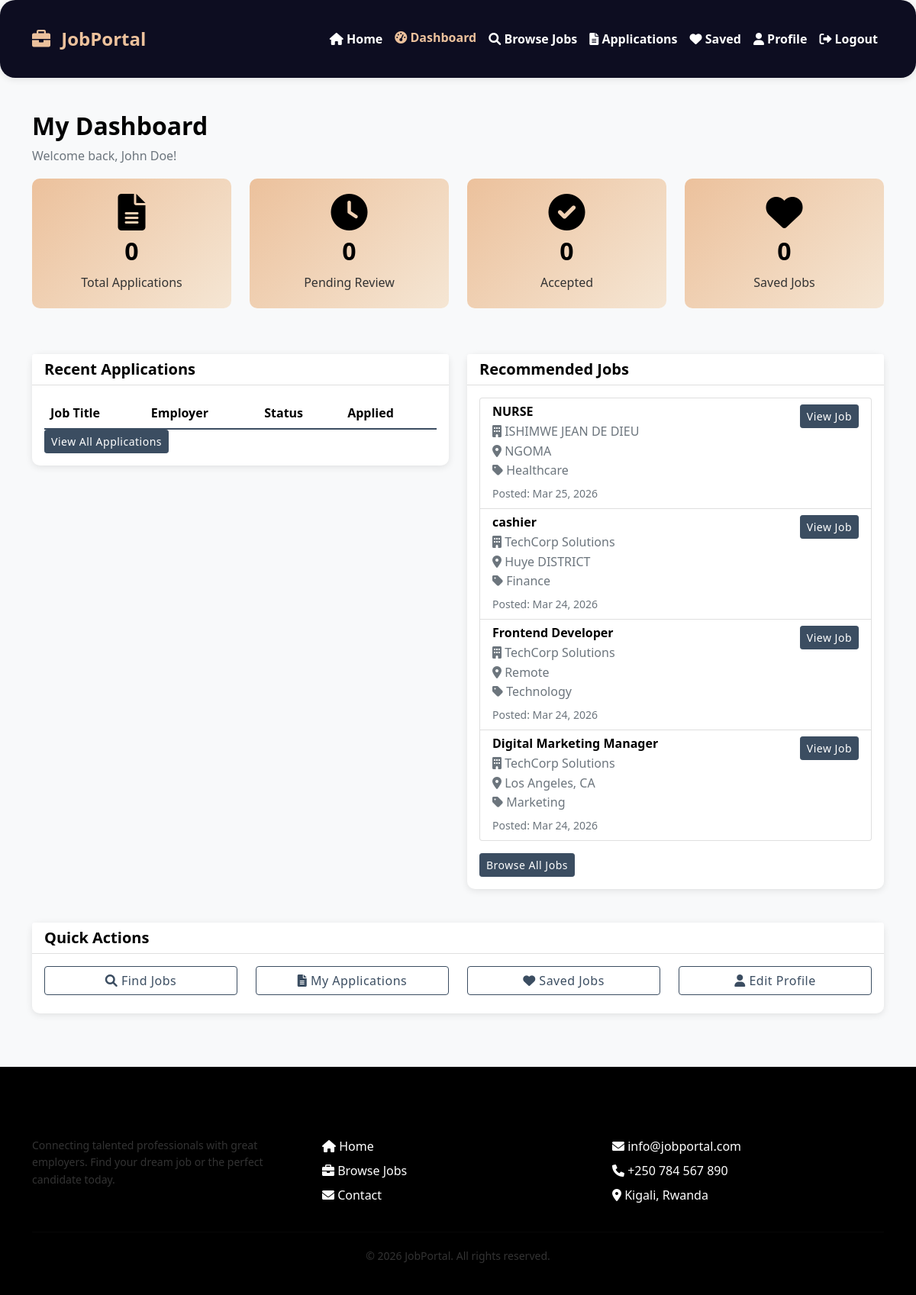
Screenshot of /applicant/dashboard.php (signed in) with the database file from the repository.
### tables this page shows
CREATE TABLE `jobs` (
  `id` int(11) NOT NULL AUTO_INCREMENT,
  `employer_id` int(11) NOT NULL,
  `category_id` int(11) DEFAULT NULL,
  `title` varchar(100) NOT NULL,
  `description` text NOT NULL,
  `requirements` text NOT NULL,
  `salary` varchar(50) DEFAULT NULL,
  `location` varchar(100) DEFAULT NULL,
  `job_type` enum('full-time','part-time','contract','internship') DEFAULT 'full-time',
  `experience_level` enum('entry','mid','senior','lead') DEFAULT 'entry',
  `status` enum('open','closed','pending') DEFAULT 'pending',
  `start_date` date DEFAULT NULL,
  `end_date` date DEFAULT NULL,
  `created_at` timestamp NOT NULL DEFAULT current_timestamp(),
  `updated_at` timestamp NOT NULL DEFAULT current_timestamp() ON UPDATE current_timestamp(),
  PRIMARY KEY (`id`),
  KEY `employer_id` (`employer_id`),
  KEY `category_id` (`category_id`)
);

CREATE TABLE `users` (
  `id` int(11) NOT NULL AUTO_INCREMENT,
  `username` varchar(50) NOT NULL,
  `email` varchar(100) NOT NULL,
  `password` varchar(255) NOT NULL,
  `full_name` varchar(100) NOT NULL,
  `role` enum('admin','employer','applicant') DEFAULT 'applicant',
  `status` enum('active','inactive') DEFAULT 'active',
  `profile_image` varchar(255) DEFAULT NULL,
  `phone` varchar(20) DEFAULT NULL,
  `address` text DEFAULT NULL,
  `created_at` timestamp NOT NULL DEFAULT current_timestamp(),
  `updated_at` timestamp NOT NULL DEFAULT current_timestamp() ON UPDATE current_timestamp(),
  PRIMARY KEY (`id`),
  UNIQUE KEY `username` (`username`),
  UNIQUE KEY `email` (`email`)
);

CREATE TABLE `categories` (
  `id` int(11) NOT NULL AUTO_INCREMENT,
  `name` varchar(50) NOT NULL,
  `description` text DEFAULT NULL,
  `status` enum('active','inactive') DEFAULT 'active',
  `created_at` timestamp NOT NULL DEFAULT current_timestamp(),
  PRIMARY KEY (`id`),
  UNIQUE KEY `name` (`name`)
);

### applicant/dashboard.php (the view, shortened to what this page needs)
<?php
require_once '../includes/header.php';
$database = new Database();
$db = $database->getConnection();
$user_id = $_SESSION['user_id'];
$stats = [];
$query = "SELECT COUNT(*) as total FROM applications WHERE applicant_id = :user_id";
$stmt = $db->prepare($query);
$stmt->bindParam(':user_id', $user_id);
$stmt->execute();
$stats['total_applications'] = $stmt->fetch(PDO::FETCH_ASSOC)['total'];
$query = "SELECT COUNT(*) as total FROM applications
          WHERE applicant_id = :user_id AND status = 'pending'";
$stmt = $db->prepare($query);
$stmt->bindParam(':user_id', $user_id);
$stmt->execute();
$stats['pending_applications'] = $stmt->fetch(PDO::FETCH_ASSOC)['total'];
$query = "SELECT COUNT(*) as total FROM applications
          WHERE applicant_id = :user_id AND status = 'accepted'";
$stmt = $db->prepare($query);
$stmt->bindParam(':user_id', $user_id);
$stmt->execute();
$stats['accepted_applications'] = $stmt->fetch(PDO::FETCH_ASSOC)['total'];
$query = "SELECT COUNT(*) as total FROM saved_jobs WHERE user_id = :user_id";
$stmt = $db->prepare($query);
$stmt->bindParam(':user_id', $user_id);
$stmt->execute();
$stats['saved_jobs'] = $stmt->fetch(PDO::FETCH_ASSOC)['total'];
$query = "SELECT j.*, c.name as category_name, u.full_name as employer_name
          FROM jobs j
          JOIN categories c ON j.category_id = c.id
          JOIN users u ON j.employer_id = u.id
          WHERE j.status = 'open'
          ORDER BY j.created_at DESC LIMIT 5";
$stmt = $db->prepare($query);
$stmt->execute();
$recommended_jobs = $stmt->fetchAll(PDO::FETCH_ASSOC);
?>
<div class="container mt-4">
    <h2>My Dashboard</h2>
    <p class="text-muted">Welcome back, <?php echo $_SESSION['full_name']; ?>!</p>
    <div class="row mb-4">
        <div class="col-md-3 mb-3">
            <div class="stat-card">
                <i class="fas fa-file-alt fa-3x mb-2"></i>
                <h3><?php echo $stats['total_applications']; ?></h3>
                <p class="mb-0">Total Applications</p>
            </div>
        </div>
        <div class="col-md-3 mb-3">
            <div class="stat-card">
                <i class="fas fa-clock fa-3x mb-2"></i>
                <h3><?php echo $stats['pending_applications']; ?></h3>
                <p class="mb-0">Pending Review</p>
            </div>
        </div>
        <div class="col-md-3 mb-3">
            <div class="stat-card">
                <i class="fas fa-check-circle fa-3x mb-2"></i>
                <h3><?php echo $stats['accepted_applications']; ?></h3>
                <p class="mb-0">Accepted</p>
            </div>
        </div>
        <div class="col-md-3 mb-3">
            <div class="stat-card">
                <i class="fas fa-heart fa-3x mb-2"></i>
                <h3><?php echo $stats['saved_jobs']; ?></h3>
                <p class="mb-0">Saved Jobs</p>
            </div>
        </div>
    </div>
    <div class="row">
        <div class="col-md-6 mb-4">
            <div class="card">
                <div class="card-header bg-white">
                    <h5 class="mb-0">Recent Applications</h5>
                </div>
                <div class="card-body">
                    <div class="table-responsive">
                        <table class="table table-hover">
                            <thead>
                                <tr>
                                    <th>Job Title</th>
                                    <th>Employer</th>
                                    <th>Status</th>
                                    <th>Applied</th>
                                </tr>
                            </thead>
                        </table>
                    </div>
                    <a href="my_applications.php" class="btn btn-primary btn-sm">View All Applications</a>
                </div>
            </div>
        </div>
        <div class="col-md-6 mb-4">
            <div class="card">
                <div class="card-header bg-white">
                    <h5 class="mb-0">Recommended Jobs</h5>
                </div>
                <div class="card-body">
                    <div class="list-group">
                        <?php foreach ($recommended_jobs as $job): ?>
                            <div class="list-group-item">
                                <div class="d-flex justify-content-between align-items-start">
                                    <div>
                                        <h6 class="mb-1"><?php echo htmlspecialchars($job['title']); ?></h6>
                                        <p class="mb-1 text-muted">
                                            <i class="fas fa-building"></i> <?php echo htmlspecialchars($job['employer_name']); ?>
                                            <br>
                                            <i class="fas fa-map-marker-alt"></i> <?php echo htmlspecialchars($job['location'] ?: 'Remote'); ?>
                                            <br>
                                            <i class="fas fa-tag"></i> <?php echo htmlspecialchars($job['category_name']); ?>
                                        </p>
                                        <small class="text-muted">Posted: <?php echo date('M d, Y', strtotime($job['created_at'])); ?></small>
                                    </div>
                                    <a href="../view_job.php?id=<?php echo $job['id']; ?>" class="btn btn-sm btn-primary">View Job</a>
                                </div>
                            </div>
                        <?php endforeach; ?>
                    </div>
                    <a href="jobs.php" class="btn btn-primary btn-sm mt-3">Browse All Jobs</a>
                </div>
            </div>
        </div>
    </div>
    <div class="row">
        <div class="col-md-12">
            <div class="card">
                <div class="card-header bg-white">
                    <h5 class="mb-0">Quick Actions</h5>
                </div>
                <div class="card-body">
                    <div class="row">
                        <div class="col-md-3 mb-2">
                            <a href="jobs.php" class="btn btn-outline-primary w-100">
                                <i class="fas fa-search"></i> Find Jobs
                            </a>
                        </div>
                        <div class="col-md-3 mb-2">
                            <a href="my_applications.php" class="btn btn-outline-primary w-100">
                                <i class="fas fa-file-alt"></i> My Applications
                            </a>
                        </div>
                        <div class="col-md-3 mb-2">
                            <a href="saved_jobs.php" class="btn btn-outline-primary w-100">
                                <i class="fas fa-heart"></i> Saved Jobs
                            </a>
                        </div>
                        <div class="col-md-3 mb-2">
                            <a href="../profile.php" class="btn btn-outline-primary w-100">
                                <i class="fas fa-user"></i> Edit Profile
                            </a>
                        </div>
                    </div>
                </div>
            </div>
        </div>
    </div>
</div>
<?php require_once '../includes/footer.php'; ?>

### includes/header.php (style rules this page uses)
:root { --primary: #ecc19c; --secondary: #3b4d61; --accent: #000000; --font-main: 'Segoe UI', Tahoma, Geneva, Verdana, sans-serif; --font-heading: 'Segoe UI', Tahoma, Geneva, Verdana, sans-serif; --text-color: #333333; --text-light: #666666; --text-dark: #000000; }
* { margin: 0; padding: 0; box-sizing: border-box; }
html, body { height: 100%; margin: 0; padding: 0; }
body { background-color: #f8f9fa; font-family: var(--font-main); color: var(--text-color); min-height: 100vh; display: flex; flex-direction: column; }
h1, h2, h3, h4, h5, h6 { font-family: var(--font-heading); color: var(--text-dark); font-weight: 600; }
p { color: var(--text-color); line-height: 1.6; }
a { color: var(--secondary); text-decoration: none; transition: color 0.3s ease; }
.table thead th { font-weight: 600; color: var(--text-dark); border-bottom: 2px solid var(--secondary); }
.btn { font-weight: 500; letter-spacing: 0.5px; }
.btn-primary { background-color: var(--secondary); border-color: var(--secondary); }
.btn-outline-primary { color: var(--secondary); border-color: var(--secondary); }
.card { border: none; border-radius: 10px; box-shadow: 0 2px 10px rgba(0, 0, 0, 0.1); transition: transform 0.3s ease; margin-bottom: 20px; }
.stat-card { background: linear-gradient(135deg, var(--primary) 0%, #f5e6d4 100%); border-radius: 10px; padding: 20px; text-align: center; color: var(--accent); margin-bottom: 20px; }
.stat-card h3 { font-size: 2rem; font-weight: bold; margin-bottom: 10px; }
.table-responsive { overflow-x: auto; }
.table { margin-bottom: 0; }
.container { padding-top: 20px; padding-bottom: 20px; }

### rows the page displays
jobs: title "NURSE", employer.full_name "ISHIMWE JEAN DE DIEU", location "NGOMA", category.name "Healthcare", created_at "Mar 25, 2026"
jobs: title "cashier", employer.full_name "TechCorp Solutions", location "Huye DISTRICT", category.name "Finance", created_at "Mar 24, 2026"
jobs: title "Frontend Developer", employer.full_name "TechCorp Solutions", location "Remote", category.name "Technology", created_at "Mar 24, 2026"
jobs: title "Digital Marketing Manager", employer.full_name "TechCorp Solutions", location "Los Angeles, CA", category.name "Marketing", created_at "Mar 24, 2026"

### other values shown
SITE_NAME "JobPortal"
$_SESSION['full_name'] "John Doe"
$stats['total_applications'] "0"
$stats['pending_applications'] "0"
$stats['accepted_applications'] "0"
$stats['saved_jobs'] "0"
SITE_NAME "jobportal"
